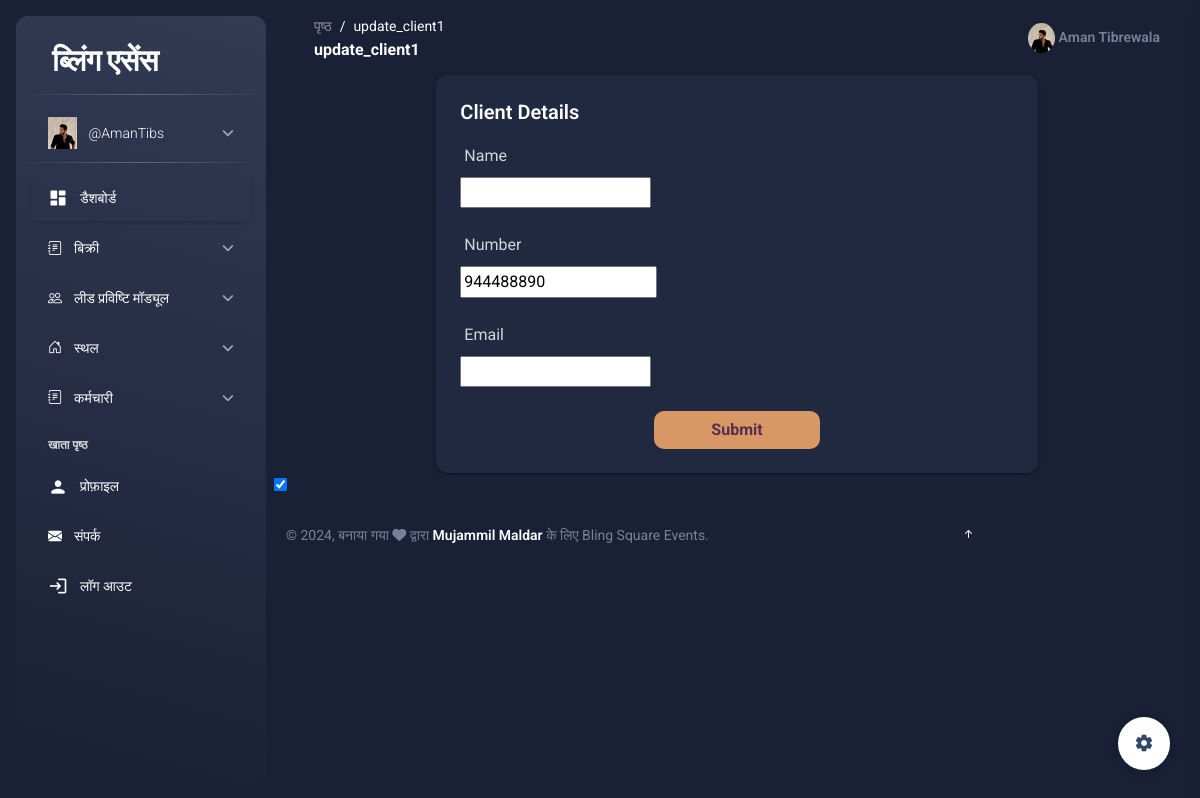
/update_client/1 (signed in), run on the app's committed database.
### dashboard/models.py (models this page shows, shortened)
class CustomUser(AbstractUser):
    GENDER_CHOICES = (
        ('male', 'Male'),
        ('female', 'Female'),
    )
    USER_ROLES = (
        ('employee', 'Employee'),
        ('admin', 'Admin'),
        ('hr', 'HR'),
        ('manager', 'Manager'),
        ('intern', 'Intern'),
    )
    category = models.CharField(max_length=20, choices=USER_ROLES, default='employee')
    photo = models.ImageField(upload_to='photos/')
    gender = models.CharField(max_length=6, choices=GENDER_CHOICES)
    dob = models.DateField(default=datetime.date.today)
    joiningdate = models.DateField(default=datetime.date.today)
    address = models.TextField()
    designation = models.CharField(max_length=100)
    mobileno = models.CharField(max_length=11, unique=True)
    active = models.BooleanField(default=True)  # Track active status
    last_activity = models.DateTimeField(auto_now=True)  # Track last activity timestamp

class Client(models.Model):
    name = models.CharField(max_length=100)
    number = models.BigIntegerField(unique = True)
    email = models.EmailField(unique=True)
    bookings_count = models.PositiveIntegerField(default=0)  # Track number of bookings
    leadperson = models.BooleanField(default=False)

class UserSettings(models.Model):
    user = models.OneToOneField(CustomUser, on_delete=models.CASCADE)
    data_completion_percentage = models.PositiveIntegerField(default=0)
    selected_theme = models.CharField(max_length=20, choices=settings.THEME_CHOICES, default='light')

### dashboard/sales/client_views.py (the view)
# urls.py: path('update_client/<cid>',views.update_client),
@login_required(login_url="/login")
@admin_required
def update_client(request, cid):
    client = get_object_or_404(Client, id=cid)
    if request.method == 'POST':
        client_form = ClientForm(request.POST, instance=client)
        if client_form.is_valid():
            client_form.save()
            return redirect('/client_detail/')  # Redirect to client list page after successful client update
    else:
        client_form = ClientForm(instance=client)
    return render(request, 'update_client.html', {'client_form': client_form})

### dashboard/forms.py
class ClientForm(forms.ModelForm):
    class Meta:
        model = Client
        fields = ['name', 'number', 'email']

### dashboard/authentication/permission_views.py (called while the page is built)
def check_user_permission(request,username):
    if request.user.category == 'admin':
        return 'admin'
    elif request.user.category == 'hr':
        return 'hr'
    elif request.user.category == 'manager':
        return 'manager'
    else:
        return None

def admin_perm(request, username):
    permissions = check_user_permission(request, username)
    return permissions == 'admin'

def admin_required(view_func):
    @wraps(view_func)
    def _wrapped_view(request, *args, **kwargs):
        if admin_perm(request,request.user.username):
            return view_func(request, *args, **kwargs)
        else:
            return HttpResponse("You do not have permission to access this page")
    return _wrapped_view

### middlewar/theme.py (called while the page is built)
    def __call__(self, request):
        response = self.get_response(request)
        if 'theme' in request.COOKIES:
            theme = request.COOKIES['theme']
            if theme == 'dark':
                response.set_cookie('theme', 'dark')
            else:
                response.set_cookie('theme', 'light')
        else:
            response.set_cookie('theme', 'light')
        return response

### template/update_client.html (shortened to what this page needs)
{% extends 'base.html' %}
{% block main %}
<head>
</head>
<main id="main" class="main">
  <div class="container">
    <div class="col-md-8 offset-md-2">
      <div class="card">
        <div class="card-body">
          <h5 class="card-title">Client Details</h5>
          <form method="post" id="myform">
            {% for field in client_form %}
            <div class="mb-3 row">
              <label for="{{ field.id_for_label }}" class="col-md-4 col-form-label">{{ field.label }}</label>
              <div class="col-md-8">
                {{ field }}
              </div>
            </div>
            {% endfor %}
            <div class="text-center mt-4">
              <button type="submit">Submit</button>
            </div>
          </form>
        </div>
      </div>
    </div>
  </div>
</main>
{% endblock main %}

### template/base.html (shortened to what this page needs)
{% include 'header.html' %}
{% include 'aside.html' %}
{% load i18n %}
<main class="main-content position-relative max-height-vh-100 h-100 border-radius-lg ">
    <nav class="navbar navbar-main navbar-expand-lg px-0 mx-4 shadow-none border-radius-xl" id="navbarBlur" data-scroll="true">
      <div class="container-fluid py-1 px-3">
        <nav aria-label="breadcrumb">
          <ol class="breadcrumb bg-transparent mb-0 pb-0 pt-1 px-0 me-sm-6 me-5">
            <li class="breadcrumb-item text-sm"><a class="opacity-5 text-dark" href="javascript:;">{% trans "Pages" %}</a></li>
            <li class="breadcrumb-item text-sm text-dark active" aria-current="page">{{ request.path|cut:"/" }}</li>
          </ol>
          <h6 class="font-weight-bolder mb-0">{{ request.path|cut:"/" }}</h6>
        </nav>
        <div class="collapse navbar-collapse mt-sm-0 mt-2 me-md-0 me-sm-4" id="navbar">
          <ul class="navbar-nav  justify-content-end">
            <li class="nav-item d-flex align-items-center">
              <a href="/profile" class="nav-link text-body font-weight-bold px-0">
                <img src="{{request.user.photo.url}}" alt="" style="height: 30px;border-radius: 50%;">
                <span class="d-sm-inline d-none">{{request.user.first_name}} {{request.user.last_name}} </span>
              </a>
            </li>
          </ul>
        </div>
      </div>
    </nav>
{% block main %}
{% endblock main %}
{% include 'footer2.html' %}
{% include 'footer.html' %}

### template/aside.html (shortened to what this page needs)
{% load static %}
{% load i18n %}
<body class="g-sidenav-show bg-gray-200">
  <aside class="sidenav navbar navbar-vertical navbar-expand-xs border-0 border-radius-xl my-3 fixed-start ms-3 bg-gradient-dark" id="sidenav-main">
     <div class="sidenav-header">
    <a class="navbar-brand m-0" href="/home">
      <h3 class="ms-1 font-weight-bold text-white">{% trans "Bling Essence" %}</h3>
    </a>
  </div>
  <hr class="horizontal light mt-0 mb-2">
  <div class="collapse navbar-collapse  w-auto " id="sidenav-collapse-main">
    <ul class="navbar-nav">
      <li class="nav-item">
        <a class="nav-link collapsed" data-bs-target="#profile-nav" data-bs-toggle="collapse" href="#">
          <div class="text-white text-center me-2 font-weight-bold d-flex align-items-center justify-content-center">
            <img src="{{request.user.photo.url}}" class="navbar-brand-img h-100 width-1" alt="main_logo">
          </div>
          <span class="nav-link-text ms-1"> {{request.user.username}} </span>
        </a>
      </li>
    </ul>
      <ul class="navbar-nav">
        <hr class="horizontal light mt-0 mb-2">
        <li class="nav-item">
          <a class="nav-link text-white active {% if request.path == '/home' %}active bg-gradient-primary {% else %} bg-transparent {% endif %}" href="/home">
            <div class="text-white text-center me-2 d-flex align-items-center justify-content-center">
              <i class="material-icons opacity-10">dashboard</i>
            </div>
            <span class="nav-link-text ms-1">{% trans "Dashboard" %}</span>
          </a>
        </li>
      <ul class="navbar-nav">
        <li class="nav-item">
          <a class="nav-link collapsed " data-bs-target="#sales-nav" data-bs-toggle="collapse" href="#">
            <div class="text-white text-center me-2 font-weight-bold d-flex align-items-center justify-content-center">
                <i class="bi bi-journal-text"></i>
                </div>
                <span class="nav-link-text ms-1">{% trans "Sales" %}</span>
            </a>
        </li>
    </ul>
    <ul class="navbar-nav">
      <li class="nav-item">
          <a class="nav-link collapsed " data-bs-target="#lead-nav" data-bs-toggle="collapse" href="#">
              <div class="text-white text-center me-2 font-weight-bold d-flex align-items-center justify-content-center">
                <i class="bi bi-people"></i>
              </div>
              <span class="nav-link-text ms-1">{% trans "Lead Entry Module" %}</span>
          </a>
      </li>
  </ul>
  <ul class="navbar-nav">
    <li class="nav-item">
      <a class="nav-link collapsed {% if request.path == '/add_venue/' or request.path == '/venue_list/' %}active bg-gradient-primary{% endif %}" data-bs-target="#venue-nav" data-bs-toggle="collapse" href="#">
        <div class="text-white text-center me-2 font-weight-bold d-flex align-items-center justify-content-center">
          <i class="bi bi-house-door"></i>
        </div>
        <span class="nav-link-text ms-1">{% trans "Venue" %}</span>
      </a>
    </li>
  </ul>
  <ul class="navbar-nav">
    <li class="nav-item">
      <a class="nav-link collapsed " data-bs-target="#staff-nav" data-bs-toggle="collapse" href="#">
        <div class="text-white text-center me-2 font-weight-bold d-flex align-items-center justify-content-center">
            <i class="bi bi-journal-text"></i>
            </div>
            <span class="nav-link-text ms-1">{% trans "Staff" %}</span>
        </a>
    </li>
</ul>
      <li class="nav-item mt-3">
        <h6 class="ps-4 ms-2 text-uppercase text-xs text-white font-weight-bolder opacity-8">{% trans "Account pages" %}</h6>
      </li>
      <li class="nav-item">
        <a class="nav-link text-white {% if request.path == '/profile/' %}active bg-gradient-primary {% else %} bg-transparent   {% endif %}" href="/profile">
          <div class="text-white text-center me-2 d-flex align-items-center justify-content-center">
            <i class="material-icons opacity-10">person</i>
          </div>
          <span class="nav-link-text ms-1">{% trans "Profile" %}</span>
        </a>
      </li>
      <li class="nav-item">
        <a class="nav-link text-white {% if request.path == '/problemreport/' %}active bg-gradient-primary {% else %} bg-transparent   {% endif %}" href="/problemreport/">
          <div class="text-white text-center me-2 d-flex align-items-center justify-content-center">
            <i class="bi bi-envelope-fill"></i>
          </div>
          <span class="nav-link-text ms-1">{% trans "Contact" %}</span>
        </a>
      </li>
      <li class="nav-item">
        <a class="nav-link text-white " href="/logout">
          <div class="text-white text-center me-2 d-flex align-items-center justify-content-center">
            <i class="material-icons opacity-10">login</i>
          </div>
          <span class="nav-link-text ms-1">{% trans "Logout" %}</span>
        </a>
      </li>
    </ul>
  </div>
</aside>

### template/footer2.html (shortened to what this page needs)
<div class="fixed-plugin">
  <a class="fixed-plugin-button text-dark position-fixed px-3 py-2">
    <i class="material-icons py-2">settings</i>
  </a>
</div>
<input type="checkbox" id="theme-toggle" {% if request.session.theme == 'dark' %}checked{% endif %}>

### template/update_client.html (style rules this page uses)
.row { margin-bottom: 1rem; }
input[type="text"], input[type="email"], select { color: #ffffff; outline: none; }
button { background: #D79865; color: #582C4F; padding: 6px 12px; font-weight: 700; border: none; outline: none; border-radius: 10px; width: 30%; transition: all ease linear 2s; }

### data on the page
CustomUser: user.photo (picture), user.username "@AmanTibs", user.first_name "Aman", user.last_name "Tibrewala"
Client: client_form "Deepak ali" "944488890" "deepakali@gmail.com"
UserSettings: selected_theme "☑"

### other printed values
{{ request.path|cut:"/" }} "update_client1"
{{ field.label }} "Name" "Number" "Email"
